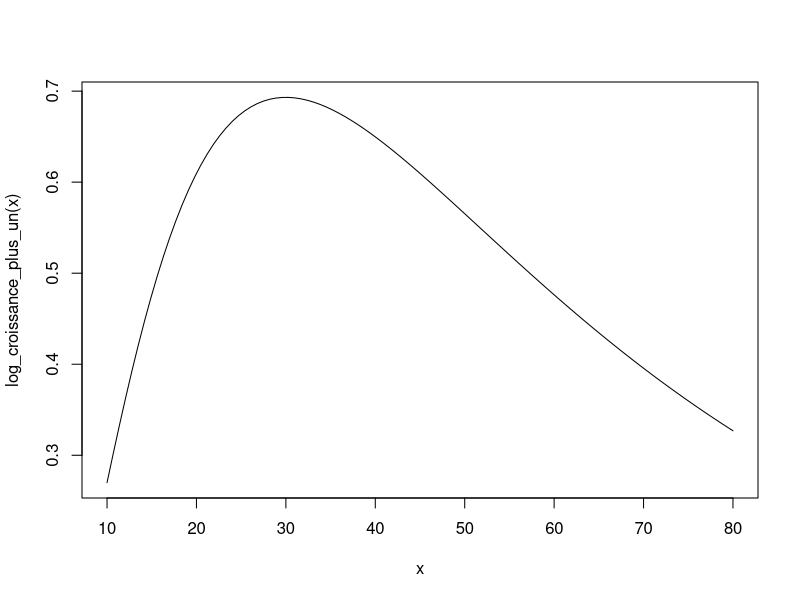
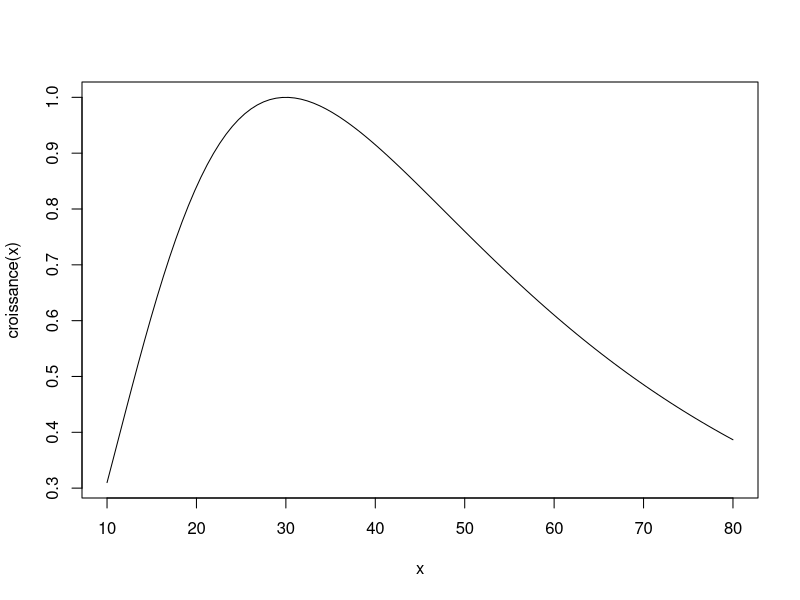
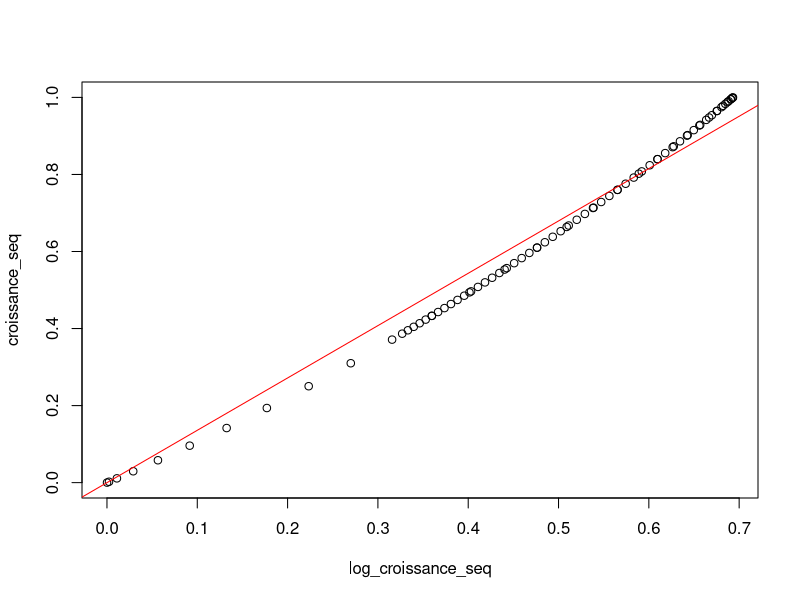
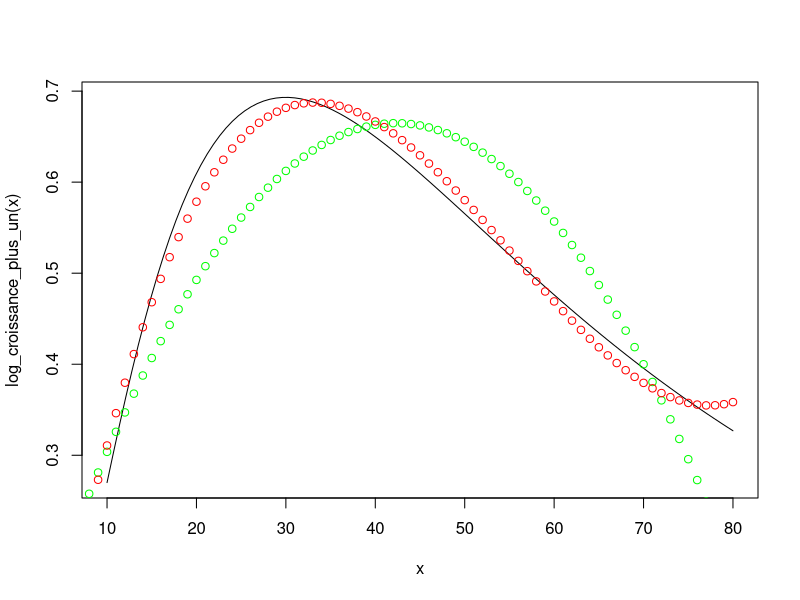

Source code (R) for these figures, in order:
## ---- chunk 1
#| label: DoNotModify
#| include: false
### Utilities for R. 
# Do not modify unless you don't use R: then, delete this chunk.
# Installation of R packages if necessary
install_packages <- function(packages) {
  invisible(
    sapply(
      packages, 
      FUN = function(package) {
        if (!package %in% installed.packages()[, 1]) {
          install.packages(package, repos = "https://cran.rstudio.com/")
        }
      }
    )
  )
}

# Basic packages
install_packages(c("knitR", "formatR", "kableExtra"))

# Chunk font size hook: allows size='small' or any valid Latex font size in chunk options
def.chunk.hook <- knitr::knit_hooks$get("chunk")
knitr::knit_hooks$set(
  chunk = function(x, options) {
    x <- def.chunk.hook(x, options)
    ifelse(
      options$size == "normalsize", 
      yes = x,
      no = paste0("\n \\", options$size, "\n\n", x, "\n\n \\normalsize")
    )
  }
)
## ---- chunk 2
#| label: Options
#| include: false
### Customized R options for this document
# Delete this chunk if you don't use R

# Add necessary packages here
packages <- c("tidyverse")
# Install them
install_packages(packages)

# knitr options (https://yihui.org/knitr/options/)
knitr::opts_chunk$set(
  # Messages from packages
  message = FALSE,
  # Code chunk automatic format if tidy is TRUE
  tidy = TRUE, 
  # Tidy code options: remove blank lines and cut lines after 50 characters
  tidy.opts = list(blank = FALSE, width.cutoff = 50),
  # Font size in PDF output
  size = "scriptsize", 
  # Select PDF figures in PDF output if PDF file exists beside PNG file
  knitr.graphics.auto_pdf = TRUE
)
# Text width of R functions output
options(width = 50)

# ggplot style
library("tidyverse")
theme_set(theme_bw())
theme_update(
  panel.background = element_rect(fill = "transparent", colour = NA),
  plot.background = element_rect(fill = "transparent", colour = NA)
)
knitr::opts_chunk$set(dev.args = list(bg = "transparent"))

# Random seed
set.seed(973)
## ---- chunk 3
Max <- log(2) # log(cm)
Dopt <- 30    # cm
K <- 0.8
## ---- chunk 4
log_croissance_plus_un <- function(d) {
  return(Max * exp(-1 / 2 * (log(d / Dopt) / K)^2))
}
## ---- chunk 5
curve(log_croissance_plus_un, from = 10, to = 80)
## ---- chunk 6
croissance <- function(x) exp(log_croissance_plus_un(x)) - 1
curve(croissance, from = 10, to = 80)
## ---- chunk 7
# Croissance selon le modèle entre 1 et 80 cm
diameters <- 1:80
log_croissance_seq <- sapply(diameters, log_croissance_plus_un)
croissance_seq <-  sapply(diameters, croissance)
plot(croissance_seq ~ log_croissance_seq)
lm_croissance <- lm(croissance_seq ~ log_croissance_seq + 0)
abline(b = lm_croissance$coefficients[1], a = 0,  col = "red")
## ---- chunk 8
# Diamètre au carré et au cube
diameters_squared <- diameters^2
diameters_3 <- diameters^3
## ---- chunk 9
lm_alt2 <- lm(log_croissance_seq ~ diameters + diameters_squared)
summary(lm_alt2)
## ---- chunk 10
lm_alt3 <- lm(log_croissance_seq ~ diameters + diameters_squared + diameters_3)
summary(lm_alt3)
## ---- chunk 11
curve(log_croissance_plus_un, from = 10, to = 80)

# Degré 2
fit2 <- 
  lm_alt2$coefficients[1] + 
  lm_alt2$coefficients[2] * diameters + 
  lm_alt2$coefficients[3] * diameters_squared 
# Points verts
points(y = fit2, x = diameters, col = "green")

# Degré 3
fit3 <- 
  lm_alt3$coefficients[1] + 
  lm_alt3$coefficients[2] * diameters + 
  lm_alt3$coefficients[3] * diameters_squared +
  lm_alt3$coefficients[4] * diameters_3
# Points rouges
points(y = fit3, x = diameters, col = "red")
